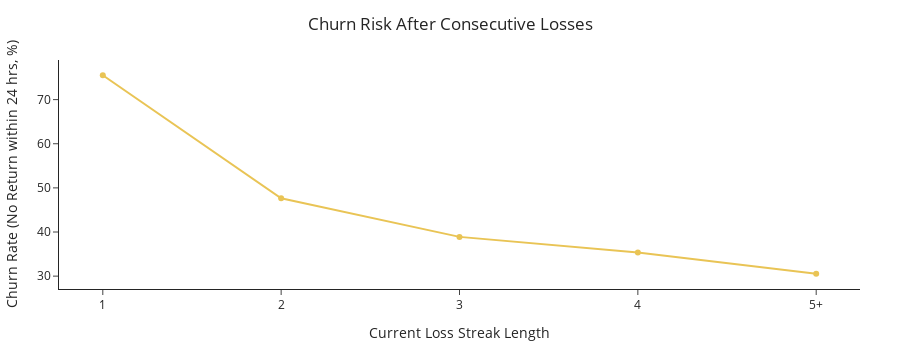

Notebook code cell kept with this figure:
### Code cell
import pandas as pd
import numpy as np
import plotly.express as px

df = pd.read_csv("clash_retention_clean.csv")

# Filter: only losses
loss_df = df[df["result"] == 0].copy()

# Define churn = did not return within 24 hours
loss_df["churn_24h"] = (
    loss_df["hours_until_next"].isna() |
    (loss_df["hours_until_next"] > 24)
)

# Bucket loss streaks (5+ combined)
loss_df["loss_streak_bucket"] = loss_df["loss_streak"].clip(upper=5)
loss_df["loss_streak_bucket"] = loss_df["loss_streak_bucket"].astype(int).astype(str)
loss_df.loc[loss_df["loss_streak"] >= 5, "loss_streak_bucket"] = "5+"

# Aggregate churn %
churn = (
    loss_df.groupby("loss_streak_bucket")["churn_24h"]
    .mean()
    .reset_index()
)

# Order buckets
order = ["0", "1", "2", "3", "4", "5+"]
churn["loss_streak_bucket"] = pd.Categorical(
    churn["loss_streak_bucket"], categories=order, ordered=True
)
churn = churn.sort_values("loss_streak_bucket")

# Convert to %
churn["churn_rate_pct"] = churn["churn_24h"] * 100

# Build plot
fig2 = px.line(
    churn,
    x="loss_streak_bucket",
    y="churn_rate_pct",
    markers=True,
    labels={
        "loss_streak_bucket": "Current Loss Streak Length",
        "churn_rate_pct": "Churn Rate (No Return within 24 hrs, %)"
    },
    title="Churn Risk After Consecutive Losses",
    color_discrete_sequence=["#E9C455"]
)

# Formatting: centered title + slide-friendly size
fig2.update_layout(
    template="simple_white",
    yaxis_tickformat=".0f",
    width=900,
    height=350,
    margin=dict(l=40, r=40, t=60, b=40),
    title_x=0.5   # <-- centers the title
)

fig2.show()

### Figure 1 — Plotly figure (JSON) as saved in the notebook; plotly's stock layout.template omitted (floating-point values rounded to 4 significant figures)
{"data": [{"hovertemplate": "Current Loss Streak Length=%{x}<br>Churn Rate (No Return within 24 hrs, %)=%{y}<extra></extra>", "legendgroup": "", "line": {"color": "#E9C455", "dash": "solid"}, "marker": {"symbol": "circle"}, "mode": "lines+markers", "name": "", "orientation": "v", "showlegend": false, "type": "scatter", "x": ["1", "2", "3", "4", "5+"], "xaxis": "x", "y": [75.53, 47.63, 38.9, 35.34, 30.53], "yaxis": "y"}], "layout": {"height": 350, "legend": {"tracegroupgap": 0}, "margin": {"b": 40, "l": 40, "r": 40, "t": 60}, "title": {"text": "Churn Risk After Consecutive Losses", "x": 0.5}, "width": 900, "xaxis": {"anchor": "y", "autorange": true, "domain": [0, 1], "range": [-0.2456, 4.246], "title": {"text": "Current Loss Streak Length"}, "type": "category"}, "yaxis": {"anchor": "x", "autorange": true, "domain": [0, 1], "range": [27.09, 78.97], "tickformat": ".0f", "title": {"text": "Churn Rate (No Return within 24 hrs, %)"}, "type": "linear"}}}
